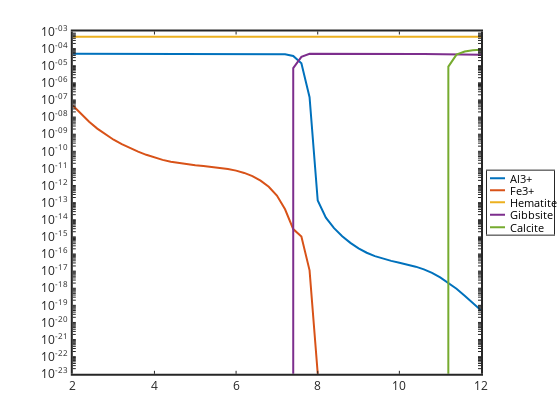

The notebook cell saved with this chart:
### Code cell
semilogy(pH,Alplus3,'linewidth',2,pH,Feplus3,'linewidth',2,...
pH,Hematite,'linewidth',2,...
pH,gibbsite,'linewidth',2,...
pH,calcite,'linewidth',2)
set(gca,'linewidth',2,'fontsize',12)
legend('Al3+','Fe3+','Hematite','Gibbsite','Calcite','location','eastoutside')
axis([2 12 1e-23 1e-3])

### Figure 1 — Plotly figure (JSON) as saved in the notebook; plotly's stock layout.template omitted (floating-point values rounded to 4 significant figures; data arrays with more than 128 entries replaced by an {"elided": "..."} marker saying what was removed)
{"data": [{"line": {"color": "rgb(0,113,188)", "dash": "solid", "width": 2}, "marker": {"color": "rgb(0,113,188)", "line": {"color": "rgb(0,113,188)"}, "size": 6, "symbol": "none"}, "mode": "lines", "name": "Al3+", "showlegend": true, "type": "scatter", "visibility": true, "x": [2, 2.2, 2.4, 2.6, 2.8, 3, 3.2, 3.4, 3.6, 3.8, 4, 4.2, 4.4, 4.6, 4.8, 5, 5.2, 5.4, 5.6, 5.8, 6, 6.2, 6.4, 6.6, 6.8, 7, 7.2, 7.4, 7.6, 7.8, 8, 8.2, 8.4, 8.6, 8.8, 9, 9.2, 9.4, 9.6, 9.8, 10, 10.2, 10.4, 10.6, 10.8, 11, 11.2, 11.4, 11.6, 11.8, 12], "xaxis": "x", "y": [4.998e-05, 4.996e-05, 4.995e-05, 4.993e-05, 4.99e-05, 4.988e-05, 4.985e-05, 4.982e-05, 4.979e-05, 4.976e-05, 4.973e-05, 4.97e-05, 4.967e-05, 4.965e-05, 4.963e-05, 4.962e-05, 4.96e-05, 4.959e-05, 4.957e-05, 4.955e-05, 4.951e-05, 4.946e-05, 4.937e-05, 4.924e-05, 4.899e-05, 4.851e-05, 4.726e-05, 3.719e-05, 1.376e-05, 1.437e-07, 1.341e-13, 1.329e-14, 3.241e-15, 1.092e-15, 4.457e-16, 2.132e-16, 1.182e-16, 7.476e-17, 5.256e-17, 3.97e-17, 3.106e-17, 2.424e-17, 1.817e-17, 1.262e-17, 7.874e-18, 4.32e-18, 2.109e-18, 9.36e-19, 3.67e-19, 1.366e-19, 5.14e-20], "yaxis": "y"}, {"line": {"color": "rgb(216,82,24)", "dash": "solid", "width": 2}, "marker": {"color": "rgb(216,82,24)", "line": {"color": "rgb(216,82,24)"}, "size": 6, "symbol": "none"}, "mode": "lines", "name": "Fe3+", "showlegend": true, "type": "scatter", "visibility": true, "x": [2, 2.2, 2.4, 2.6, 2.8, 3, 3.2, 3.4, 3.6, 3.8, 4, 4.2, 4.4, 4.6, 4.8, 5, 5.2, 5.4, 5.6, 5.8, 6, 6.2, 6.4, 6.6, 6.8, 7, 7.2, 7.4, 7.6, 7.8, 8, 8.2, 8.4, 8.6, 8.8, 9, 9.2, 9.4, 9.6, 9.8, 10, 10.2, 10.4, 10.6, 10.8, 11, 11.2, 11.4, 11.6, 11.8, 12], "xaxis": "x", "y": [4.728e-08, 1.504e-08, 5.332e-09, 2.121e-09, 9.484e-10, 4.737e-10, 2.6e-10, 1.533e-10, 9.546e-11, 6.235e-11, 4.301e-11, 3.16e-11, 2.476e-11, 2.048e-11, 1.76e-11, 1.544e-11, 1.367e-11, 1.212e-11, 1.067e-11, 9.157e-12, 7.421e-12, 5.459e-12, 3.522e-12, 1.929e-12, 8.423e-13, 2.582e-13, 4.086e-14, 2.86e-15, 1.058e-15, 1.105e-17, 1.031e-23, 1.022e-24, 2.492e-25, 8.397e-26, 3.427e-26, 1.639e-26, 9.088e-27, 5.748e-27, 4.041e-27, 3.053e-27, 2.388e-27, 1.864e-27, 1.397e-27, 9.706e-28, 6.054e-28, 3.322e-28, 1.621e-28, 7.196e-29, 2.822e-29, 1.05e-29, 3.951e-30], "yaxis": "y"}, {"line": {"color": "rgb(236,176,31)", "dash": "solid", "width": 2}, "marker": {"color": "rgb(236,176,31)", "line": {"color": "rgb(236,176,31)"}, "size": 6, "symbol": "none"}, "mode": "lines", "name": "Hematite", "showlegend": true, "type": "scatter", "visibility": true, "x": [2, 2.2, 2.4, 2.6, 2.8, 3, 3.2, 3.4, 3.6, 3.8, 4, 4.2, 4.4, 4.6, 4.8, 5, 5.2, 5.4, 5.6, 5.8, 6, 6.2, 6.4, 6.6, 6.8, 7, 7.2, 7.4, 7.6, 7.8, 8, 8.2, 8.4, 8.6, 8.8, 9, 9.2, 9.4, 9.6, 9.8, 10, 10.2, 10.4, 10.6, 10.8, 11, 11.2, 11.4, 11.6, 11.8, 12], "xaxis": "x", "y": [0.0005, 0.0005, 0.0005, 0.0005, 0.0005, 0.0005, 0.0005, 0.0005, 0.0005, 0.0005, 0.0005, 0.0005, 0.0005, 0.0005, 0.0005, 0.0005, 0.0005, 0.0005, 0.0005, 0.0005, 0.0005, 0.0005, 0.0005, 0.0005, 0.0005, 0.0005, 0.0005, 0.0005, 0.0005, 0.0005, 0.0005, 0.0005, 0.0005, 0.0005, 0.0005, 0.0005, 0.0005, 0.0005, 0.0005, 0.0005, 0.0005, 0.0005, 0.0005, 0.0005, 0.0005, 0.0005, 0.0005, 0.0005, 0.0005, 0.0005, 0.0005], "yaxis": "y"}, {"line": {"color": "rgb(125,46,141)", "dash": "solid", "width": 2}, "marker": {"color": "rgb(125,46,141)", "line": {"color": "rgb(125,46,141)"}, "size": 6, "symbol": "none"}, "mode": "lines", "name": "Gibbsite", "showlegend": true, "type": "scatter", "visibility": true, "x": [2, 2.2, 2.4, 2.6, 2.8, 3, 3.2, 3.4, 3.6, 3.8, 4, 4.2, 4.4, 4.6, 4.8, 5, 5.2, 5.4, 5.6, 5.8, 6, 6.2, 6.4, 6.6, 6.8, 7, 7.2, 7.4, 7.6, 7.8, 8, 8.2, 8.4, 8.6, 8.8, 9, 9.2, 9.4, 9.6, 9.8, 10, 10.2, 10.4, 10.6, 10.8, 11, 11.2, 11.4, 11.6, 11.8, 12], "xaxis": "x", "y": [0, 0, 0, 0, 0, 0, 0, 0, 0, 0, 0, 0, 0, 0, 0, 0, 0, 0, 0, 0, 0, 0, 0, 0, 0, 0, 0, 7.229e-06, 3.324e-05, 4.964e-05, 4.996e-05, 4.992e-05, 4.987e-05, 4.982e-05, 4.975e-05, 4.968e-05, 4.961e-05, 4.955e-05, 4.949e-05, 4.944e-05, 4.939e-05, 4.934e-05, 4.927e-05, 4.918e-05, 4.904e-05, 4.882e-05, 4.849e-05, 4.8e-05, 4.723e-05, 4.605e-05, 4.432e-05], "yaxis": "y"}, {"line": {"color": "rgb(118,171,47)", "dash": "solid", "width": 2}, "marker": {"color": "rgb(118,171,47)", "line": {"color": "rgb(118,171,47)"}, "size": 6, "symbol": "none"}, "mode": "lines", "name": "Calcite", "showlegend": true, "type": "scatter", "visibility": true, "x": [2, 2.2, 2.4, 2.6, 2.8, 3, 3.2, 3.4, 3.6, 3.8, 4, 4.2, 4.4, 4.6, 4.8, 5, 5.2, 5.4, 5.6, 5.8, 6, 6.2, 6.4, 6.6, 6.8, 7, 7.2, 7.4, 7.6, 7.8, 8, 8.2, 8.4, 8.6, 8.8, 9, 9.2, 9.4, 9.6, 9.8, 10, 10.2, 10.4, 10.6, 10.8, 11, 11.2, 11.4, 11.6, 11.8, 12], "xaxis": "x", "y": [0, 0, 0, 0, 0, 0, 0, 0, 0, 0, 0, 0, 0, 0, 0, 0, 0, 0, 0, 0, 0, 0, 0, 0, 0, 0, 0, 0, 0, 0, 0, 0, 0, 0, 0, 0, 0, 0, 0, 0, 0, 0, 0, 0, 0, 0, 8.804e-06, 4.439e-05, 6.746e-05, 8.037e-05, 8.482e-05], "yaxis": "y"}, {"hoverinfo": "none", "line": {"color": "rgb(0,113,188)", "dash": "solid", "width": 2}, "marker": {"color": "rgb(0,113,188)", "line": {"color": "rgb(0,113,188)"}, "size": 6, "symbol": "none"}, "mode": "lines", "name": "", "showlegend": false, "type": "scatter", "visibility": true, "x": [3, 18], "xaxis": "x2", "y": [7.5, 7.5], "yaxis": "y2"}, {"hoverinfo": "none", "line": {"color": "rgb(216,82,24)", "dash": "solid", "width": 2}, "marker": {"color": "rgb(216,82,24)", "line": {"color": "rgb(216,82,24)"}, "size": 6, "symbol": "none"}, "mode": "lines", "name": "", "showlegend": false, "type": "scatter", "visibility": true, "x": [3, 18], "xaxis": "x2", "y": [19.5, 19.5], "yaxis": "y2"}, {"hoverinfo": "none", "line": {"color": "rgb(236,176,31)", "dash": "solid", "width": 2}, "marker": {"color": "rgb(236,176,31)", "line": {"color": "rgb(236,176,31)"}, "size": 6, "symbol": "none"}, "mode": "lines", "name": "", "showlegend": false, "type": "scatter", "visibility": true, "x": [3, 18], "xaxis": "x2", "y": [31.5, 31.5], "yaxis": "y2"}, {"hoverinfo": "none", "line": {"color": "rgb(125,46,141)", "dash": "solid", "width": 2}, "marker": {"color": "rgb(125,46,141)", "line": {"color": "rgb(125,46,141)"}, "size": 6, "symbol": "none"}, "mode": "lines", "name": "", "showlegend": false, "type": "scatter", "visibility": true, "x": [3, 18], "xaxis": "x2", "y": [44, 44], "yaxis": "y2"}, {"hoverinfo": "none", "line": {"color": "rgb(118,171,47)", "dash": "solid", "width": 2}, "marker": {"color": "rgb(118,171,47)", "line": {"color": "rgb(118,171,47)"}, "size": 6, "symbol": "none"}, "mode": "lines", "name": "", "showlegend": false, "type": "scatter", "visibility": true, "x": [3, 18], "xaxis": "x2", "y": [56.5, 56.5], "yaxis": "y2"}], "layout": {"annotations": [{"font": {"color": "rgb(0, 0, 0)", "size": 10.8}, "showarrow": false, "text": "Al3+", "x": 21, "xanchor": "left", "xref": "x2", "y": 7.5, "yanchor": "middle", "yref": "y2"}, {"font": {"color": "rgb(0, 0, 0)", "size": 10.8}, "showarrow": false, "text": "Fe3+", "x": 21, "xanchor": "left", "xref": "x2", "y": 19.5, "yanchor": "middle", "yref": "y2"}, {"font": {"color": "rgb(0, 0, 0)", "size": 10.8}, "showarrow": false, "text": "Hematite", "x": 21, "xanchor": "left", "xref": "x2", "y": 31.5, "yanchor": "middle", "yref": "y2"}, {"font": {"color": "rgb(0, 0, 0)", "size": 10.8}, "showarrow": false, "text": "Gibbsite", "x": 21, "xanchor": "left", "xref": "x2", "y": 44, "yanchor": "middle", "yref": "y2"}, {"font": {"color": "rgb(0, 0, 0)", "size": 10.8}, "showarrow": false, "text": "Calcite", "x": 21, "xanchor": "left", "xref": "x2", "y": 56.5, "yanchor": "middle", "yref": "y2"}], "height": 420, "hovermode": "closest", "margin": {"b": 0, "l": 0, "r": 0, "t": 0}, "plot_bgcolor": "rgba(0, 0, 0, 0)", "showlegend": false, "width": 560, "xaxis": {"anchor": "y", "autorange": false, "domain": [0.13, 0.8589], "exponentformat": "none", "gridcolor": "rgba(38,38,38,0.15)", "gridwidth": 2, "linecolor": "rgb(38,38,38)", "linewidth": 2, "mirror": "ticks", "range": [2, 12], "showgrid": false, "showline": true, "side": "bottom", "spikedash": "solid", "spikemode": "across", "spikesides": false, "spikethickness": 1, "tickangle": 0, "tickcolor": "rgb(38,38,38)", "tickfont": {"color": "rgb(38,38,38)", "size": 12}, "ticklen": 3, "ticks": "inside", "ticktext": ["2", "4", "6", "8", "10", "12"], "tickvals": [2, 4, 6, 8, 10, 12], "title": {"font": {"color": "rgb(0, 0, 0)", "size": 13.2}, "text": ""}, "type": "linear", "visible": true, "zeroline": false}, "xaxis2": {"anchor": "y2", "autorange": false, "domain": [0.8696, 0.9893], "exponentformat": "none", "fixedrange": true, "gridcolor": "rgba(38,38,38,0.15)", "gridwidth": 1, "linecolor": "rgb(38,38,38)", "linewidth": 1, "mirror": true, "range": [0, 67], "showgrid": false, "showline": true, "showspikes": false, "side": "bottom", "spikedash": "solid", "spikemode": "across", "spikesides": false, "spikethickness": 1, "tickangle": 0, "tickcolor": "rgb(38,38,38)", "tickfont": {"color": "rgb(38,38,38)", "size": 10.8}, "ticklen": 3, "ticks": "", "ticktext": [], "tickvals": [], "title": {"font": {"color": "rgb(0, 0, 0)", "size": 11.88}, "text": ""}, "type": "linear", "visible": true, "zeroline": false}, "yaxis": {"anchor": "x", "autorange": false, "domain": [0.11, 0.925], "exponentformat": "none", "gridcolor": "rgba(38,38,38,0.15)", "gridwidth": 2, "linecolor": "rgb(38,38,38)", "linewidth": 2, "mirror": "ticks", "range": [-23, -3], "showgrid": false, "showline": true, "side": "left", "spikedash": "solid", "spikemode": "across", "spikesides": false, "spikethickness": 1, "tickangle": 0, "tickcolor": "rgb(38,38,38)", "tickfont": {"color": "rgb(38,38,38)", "size": 12}, "ticklen": 3, "ticks": "inside", "ticktext": {"elided": "181 str values"}, "tickvals": {"elided": "181 float values"}, "title": {"font": {"color": "rgb(0, 0, 0)", "size": 13.2}, "text": ""}, "type": "log", "visible": true, "zeroline": false}, "yaxis2": {"anchor": "x2", "autorange": false, "domain": [0.4413, 0.5937], "exponentformat": "none", "fixedrange": true, "gridcolor": "rgba(38,38,38,0.15)", "gridwidth": 1, "linecolor": "rgb(38,38,38)", "linewidth": 1, "mirror": true, "range": [64, 0], "showgrid": false, "showline": true, "showspikes": false, "side": "left", "spikedash": "solid", "spikemode": "across", "spikesides": false, "spikethickness": 1, "tickangle": 0, "tickcolor": "rgb(38,38,38)", "tickfont": {"color": "rgb(38,38,38)", "size": 10.8}, "ticklen": 3, "ticks": "", "ticktext": [], "tickvals": [], "title": {"font": {"color": "rgb(0, 0, 0)", "size": 11.88}, "text": ""}, "type": "linear", "visible": true, "zeroline": false}}}
